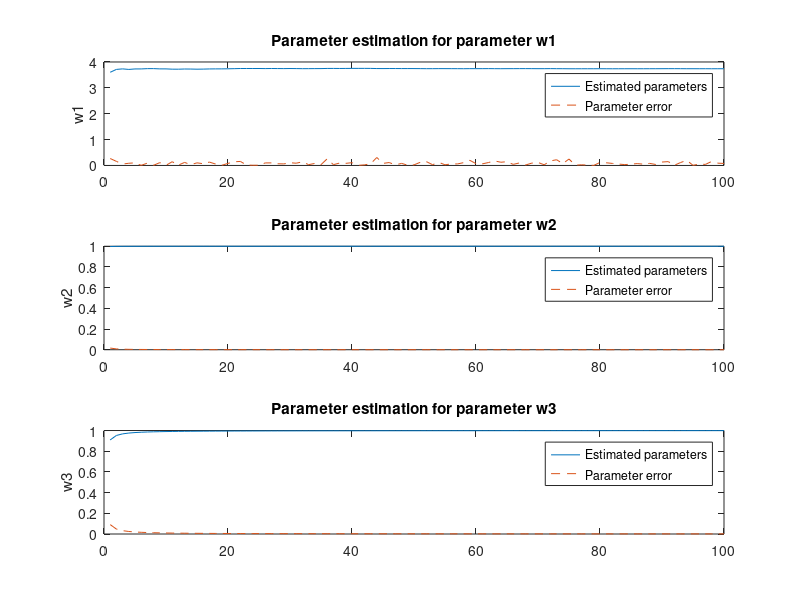

MATLAB code to generate this figure:
% SPDX-License-Identifier: MIT
what = [3.601683139801025400	0.997405171394348140	0.909091114997863770
3.713232278823852500	0.998700141906738280	0.952377378940582280
3.733161687850952100	0.999133467674255370	0.967739224433898930
3.712486267089843800	0.999350011348724370	0.975606799125671390
3.731078147888183600	0.999480962753295900	0.980388045310974120
3.731734752655029300	0.999568760395050050	0.983605206012725830
3.742878198623657200	0.999629437923431400	0.985915780067443850
3.743611335754394500	0.999677002429962160	0.987654507160186770
3.733497142791748000	0.999713659286499020	0.989011466503143310
3.733061313629150400	0.999742269515991210	0.990098476409912110
3.722344398498535200	0.999766111373901370	0.990990459918975830
3.721330165863037100	0.999785602092742920	0.991735279560089110
3.728603124618530300	0.999802172183990480	0.992366135120391850
3.726896286010742200	0.999816536903381350	0.992907762527465820
3.721521139144897500	0.999828398227691650	0.993377625942230220
3.724843263626098600	0.999839067459106450	0.993788719177246090
3.730876684188842800	0.999848663806915280	0.994152009487152100
3.733250856399536100	0.999856770038604740	0.994475722312927250
3.733570575714111300	0.999864518642425540	0.994764804840087890
3.736687660217285200	0.999871313571929930	0.995025217533111570
3.741957664489746100	0.999877750873565670	0.995261132717132570
3.747475385665893600	0.999883115291595460	0.995475888252258300
3.747971534729003900	0.999888181686401370	0.995671510696411130
3.747716903686523400	0.999892711639404300	0.995850861072540280
3.747984647750854500	0.999896764755249020	0.996016085147857670
3.745070219039917000	0.999900639057159420	0.996168732643127440
3.747899055480957000	0.999904513359069820	0.996310114860534670
3.746105670928955100	0.999907791614532470	0.996441543102264400
3.744512557983398400	0.999911010265350340	0.996563673019409180
3.747223138809204100	0.999913990497589110	0.996677815914154050
3.745064020156860400	0.999916613101959230	0.996784746646881100
3.741700410842895500	0.999919176101684570	0.996884584426879880
3.742421627044677700	0.999921679496765140	0.996978700160980220
3.744178056716918900	0.999924004077911380	0.997067451477050780
3.744847536087036100	0.999926149845123290	0.997151255607604980
3.750338792800903300	0.999928057193756100	0.997230172157287600
3.750977754592895500	0.999930143356323240	0.997304618358612060
3.749116182327270500	0.999932050704956050	0.997375428676605220
3.750720500946044900	0.999933838844299320	0.997442543506622310
3.752758741378784200	0.999935507774353030	0.997506022453308110
3.752681016921997100	0.999936997890472410	0.997566819190979000
3.753080129623413100	0.999938488006591800	0.997624695301055910
3.751897811889648400	0.999939918518066410	0.997679948806762700
3.746574878692627000	0.999941468238830570	0.997732698917388920
3.745223045349121100	0.999942541122436520	0.997783124446868900
3.747087001800537100	0.999943673610687260	0.997831225395202640
3.746749162673950200	0.999944984912872310	0.997877240180969240
3.745475530624389600	0.999946057796478270	0.997921466827392580
3.745595693588256800	0.999947309494018550	0.997963786125183110
3.745250225067138700	0.999948322772979740	0.998004615306854250
3.743438959121704100	0.999949276447296140	0.998043715953826900
3.741277933120727500	0.999950230121612550	0.998081266880035400
3.741688966751098600	0.999951303005218510	0.998117327690124510
3.743379831314086900	0.999952137470245360	0.998151957988739010
3.743035078048706100	0.999953091144561770	0.998185455799102780
3.742212772369384800	0.999953866004943850	0.998217761516571040
3.741433858871460000	0.999954581260681150	0.998248934745788570
3.740016460418701200	0.999955415725708010	0.998279154300689700
3.742576122283935500	0.999956011772155760	0.998308300971984860
3.741688251495361300	0.999956846237182620	0.998336374759674070
3.742438316345214800	0.999957501888275150	0.998363673686981200
3.743809461593627900	0.999958097934722900	0.998390018939971920
3.741690397262573200	0.999958693981170650	0.998415708541870120
3.740225076675415000	0.999959468841552730	0.998440504074096680
3.741931438446044900	0.999959945678710940	0.998464465141296390
3.742405414581298800	0.999960541725158690	0.998487710952758790
3.743509054183960000	0.999961197376251220	0.998510122299194340
3.743703126907348600	0.999961674213409420	0.998531997203826900
3.742710113525390600	0.999962270259857180	0.998553395271301270
3.741456270217895500	0.999962806701660160	0.998574256896972660
3.741731166839599600	0.999963343143463130	0.998594224452972410
3.743564844131469700	0.999963760375976560	0.998613715171813960
3.741276025772094700	0.999964416027069090	0.998632669448852540
3.740548372268676800	0.999964952468872070	0.998651206493377690
3.738045930862426800	0.999965369701385500	0.998669147491455080
3.737948894500732400	0.999965786933898930	0.998686730861663820
3.738199234008789100	0.999966263771057130	0.998703896999359130
3.738340854644775400	0.999966621398925780	0.998720526695251460
3.738319873809814500	0.999966979026794430	0.998736679553985600
3.739417791366577100	0.999967396259307860	0.998752415180206300
3.738451480865478500	0.999967694282531740	0.998767852783203130
3.737726926803588900	0.999968171119689940	0.998782813549041750
3.738214492797851600	0.999968588352203370	0.998797476291656490
3.738512277603149400	0.999968886375427250	0.998811781406402590
3.738953590393066400	0.999969303607940670	0.998825728893280030
3.738321781158447300	0.999969661235809330	0.998839378356933590
3.738752841949462900	0.999970018863677980	0.998852729797363280
3.739443778991699200	0.999970436096191410	0.998865842819213870
3.739757776260376000	0.999970734119415280	0.998878538608551030
3.740860700607299800	0.999970972537994380	0.998890936374664310
3.742092370986938500	0.999971270561218260	0.998903095722198490
3.742028236389160200	0.999971687793731690	0.998915076255798340
3.741106033325195300	0.999971985816955570	0.998926758766174320
3.739529848098754900	0.999972224235534670	0.998938143253326420
3.739572286605835000	0.999972522258758540	0.998949289321899410
3.739148378372192400	0.999972820281982420	0.998960256576538090
3.739457845687866200	0.999973177909851070	0.998970985412597660
3.738270282745361300	0.999973475933074950	0.998981416225433350
3.738949537277221700	0.999973714351654050	0.998991787433624270
3.738367795944213900	0.999973952770233150	0.999001860618591310];


parameter_error = [0.268455505371093750	0.016088008880615234	0.090908885002136230
0.157976627349853520	0.008059024810791016	0.047622621059417725
0.054949283599853516	0.005372524261474609	0.032260775566101074
0.084728240966796875	0.004029750823974609	0.024393200874328613
0.101170539855957030	0.003218173980712891	0.019611954689025879
0.004439353942871094	0.002673625946044922	0.016394793987274170
0.090538501739501953	0.002297401428222656	0.014084219932556152
0.006964683532714844	0.002002716064453125	0.012345492839813232
0.109337329864501950	0.001775264739990234	0.010988533496856689
0.005318164825439453	0.001597881317138672	0.009901523590087891
0.144553661346435550	0.001450061798095703	0.009009540081024170
0.015045642852783203	0.001329421997070313	0.008264720439910889
0.117638111114501950	0.001226425170898438	0.007633864879608154
0.029884815216064453	0.001137256622314453	0.007092237472534180
0.101363182067871090	0.001063823699951172	0.006622374057769775
0.067111015319824219	0.000997543334960938	0.006211280822753906
0.129968166351318360	0.000938415527343750	0.005847990512847900
0.054322719573974609	0.000887870788574219	0.005524277687072754
0.007732868194580078	0.000840187072753906	0.005235195159912109
0.079676151275634766	0.000797748565673828	0.004974782466888428
0.141797065734863280	0.000758171081542969	0.004738867282867432
0.155841350555419920	0.000724792480468750	0.004524111747741699
0.014703750610351563	0.000693321228027344	0.004328489303588867
0.007849693298339844	0.000665187835693359	0.004149138927459717
0.008630275726318359	0.000639915466308594	0.003983914852142334
0.097979545593261719	0.000616073608398438	0.003831267356872559
0.098912715911865234	0.000592231750488281	0.003689885139465332
0.065082550048828125	0.000571727752685547	0.003558456897735596
0.060000419616699219	0.000551700592041016	0.003436326980590820
0.105627059936523440	0.000533103942871094	0.003322184085845947
0.087067604064941406	0.000516891479492188	0.003215253353118897
0.140167713165283200	0.000501155853271484	0.003115415573120117
0.031032562255859375	0.000485420227050781	0.003021299839019775
0.077875614166259766	0.000471115112304688	0.002932548522949219
0.030598163604736328	0.000457763671875000	0.002848744392395020
0.258297443389892580	0.000445842742919922	0.002769827842712402
0.030881404876708984	0.000432968139648438	0.002695381641387940
0.092583656311035156	0.000421047210693359	0.002624571323394775
0.081866741180419922	0.000410079956054688	0.002557456493377686
0.106801033020019530	0.000400066375732422	0.002493977546691895
0.004219532012939453	0.000390529632568359	0.002433180809020996
0.021978855133056641	0.000381469726562500	0.002375304698944092
0.066704750061035156	0.000372409820556641	0.002320051193237305
0.307520389556884770	0.000362873077392578	0.002267301082611084
0.079936027526855469	0.000356197357177734	0.002216875553131104
0.112704753875732420	0.000349044799804688	0.002168774604797363
0.020897865295410156	0.000340938568115234	0.002122759819030762
0.080397129058837891	0.000334262847900391	0.002078533172607422
0.007770061492919922	0.000326633453369141	0.002036213874816895
0.022720813751220703	0.000320434570312500	0.001995384693145752
0.121622562408447270	0.000314712524414063	0.001956284046173096
0.147995471954345700	0.000308513641357422	0.001918733119964600
0.028689861297607422	0.000301837921142578	0.001882672309875488
0.120318889617919920	0.000296592712402344	0.001848042011260986
0.024977684020996094	0.000290870666503906	0.001814544200897217
0.060721397399902344	0.000286102294921875	0.001782238483428955
0.058604717254638672	0.000281810760498047	0.001751065254211426
0.108560085296630860	0.000276565551757813	0.001720845699310303
0.199371814727783200	0.000272750854492188	0.001691699028015137
0.070370197296142578	0.000267505645751953	0.001663625240325928
0.060432910919189453	0.000263690948486328	0.001636326313018799
0.112324714660644530	0.000259876251220703	0.001609981060028076
0.176397323608398440	0.000256061553955078	0.001584291458129883
0.123964786529541020	0.000251293182373047	0.001559495925903320
0.146656513214111330	0.000248432159423828	0.001535534858703613
0.041374206542968750	0.000244617462158203	0.001512289047241211
0.097792148590087891	0.000240802764892578	0.001489877700805664
0.017474651336669922	0.000237464904785156	0.001468002796173096
0.090680122375488281	0.000234127044677734	0.001446604728698731
0.116163730621337890	0.000230789184570313	0.001425743103027344
0.025874614715576172	0.000227451324462891	0.001405775547027588
0.174788475036621090	0.000224590301513672	0.001386284828186035
0.221252441406250000	0.000220775604248047	0.001367330551147461
0.071280002593994141	0.000217437744140625	0.001348793506622315
0.248610496520996090	0.000214576721191406	0.001330852508544922
0.009772300720214844	0.000212192535400391	0.001313269138336182
0.025535583496093750	0.000209331512451172	0.001296103000640869
0.014604568481445313	0.000206947326660156	0.001279473304748535
0.002210140228271484	0.000204563140869141	0.001263320446014404
0.116475582122802730	0.000202178955078125	0.001247584819793701
0.103825569152832030	0.000200271606445313	0.001232147216796875
0.078791141510009766	0.000197410583496094	0.001217186450958252
0.053644657135009766	0.000194549560546875	0.001202523708343506
0.033214569091796875	0.000193119049072266	0.001188218593597412
0.049795150756835938	0.000190258026123047	0.001174271106719971
0.072042942047119141	0.000187873840332031	0.001160621643066406
0.049774646759033203	0.000185966491699219	0.001147270202636719
0.080680847167968750	0.000183105468750000	0.001134157180786133
0.037078857421875000	0.000181674957275391	0.001121461391448975
0.131762981414794920	0.000179767608642578	0.001109063625335693
0.148780345916748050	0.000178337097167969	0.001096904277801514
0.007811069488525391	0.000175476074218750	0.001084923744201660
0.113872528076171880	0.000173568725585938	0.001073241233825684
0.196828365325927730	0.000172138214111328	0.001061856746673584
0.005340576171875000	0.000170230865478516	0.001050710678100586
0.054052352905273438	0.000168323516845703	0.001039743423461914
0.039895057678222656	0.000166416168212891	0.001029014587402344
0.154609680175781250	0.000164508819580078	0.001018583774566650
0.089340209960937500	0.000163078308105469	0.001008212566375732
0.077319145202636719	0.000161647796630859	0.000998139381408691];


[M, N] = size(what);

for k = 1:N
  subplot(3,1,k);
  plot(1:M, what(:,k), '-', 1:M, parameter_error(:, k), '--');
  title(sprintf('Parameter estimation for parameter w%i', k));
  ylabel(sprintf('w%i', k));
  legend('Estimated parameters', 'Parameter error')
end
